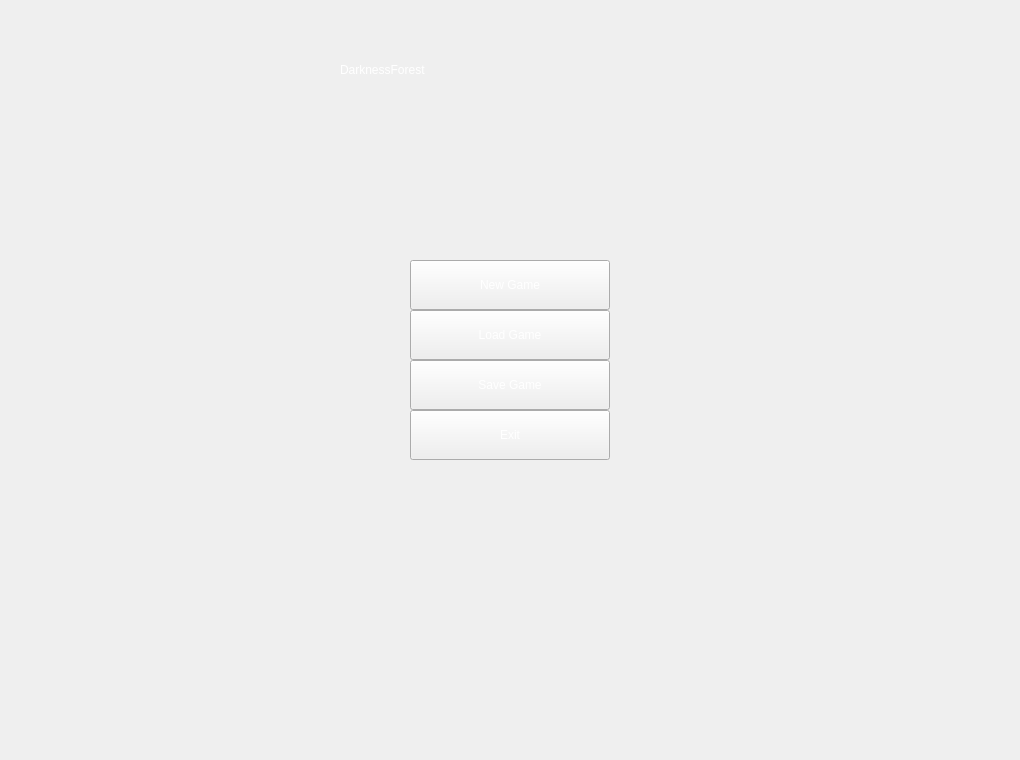
<?xml version="1.0" encoding="UTF-8"?>
<ui version="4.0">
 <class>MainWidget</class>
 <widget class="QWidget" name="MainWidget">
  <property name="windowModality">
   <enum>Qt::NonModal</enum>
  </property>
  <property name="enabled">
   <bool>true</bool>
  </property>
  <property name="geometry">
   <rect>
    <x>0</x>
    <y>0</y>
    <width>1020</width>
    <height>760</height>
   </rect>
  </property>
  <property name="sizePolicy">
   <sizepolicy hsizetype="Preferred" vsizetype="Preferred">
    <horstretch>0</horstretch>
    <verstretch>0</verstretch>
   </sizepolicy>
  </property>
  <property name="minimumSize">
   <size>
    <width>1020</width>
    <height>760</height>
   </size>
  </property>
  <property name="maximumSize">
   <size>
    <width>1020</width>
    <height>760</height>
   </size>
  </property>
  <property name="sizeIncrement">
   <size>
    <width>1020</width>
    <height>760</height>
   </size>
  </property>
  <property name="baseSize">
   <size>
    <width>1020</width>
    <height>760</height>
   </size>
  </property>
  <property name="focusPolicy">
   <enum>Qt::NoFocus</enum>
  </property>
  <property name="contextMenuPolicy">
   <enum>Qt::NoContextMenu</enum>
  </property>
  <property name="windowTitle">
   <string>DarknessForest</string>
  </property>
  <widget class="QStackedWidget" name="stackedWidget">
   <property name="geometry">
    <rect>
     <x>0</x>
     <y>0</y>
     <width>1020</width>
     <height>760</height>
    </rect>
   </property>
   <property name="maximumSize">
    <size>
     <width>1020</width>
     <height>760</height>
    </size>
   </property>
   <property name="sizeIncrement">
    <size>
     <width>1020</width>
     <height>760</height>
    </size>
   </property>
   <property name="baseSize">
    <size>
     <width>1020</width>
     <height>760</height>
    </size>
   </property>
   <property name="focusPolicy">
    <enum>Qt::StrongFocus</enum>
   </property>
   <property name="contextMenuPolicy">
    <enum>Qt::DefaultContextMenu</enum>
   </property>
   <property name="styleSheet">
    <string notr="true"/>
   </property>
   <property name="frameShadow">
    <enum>QFrame::Plain</enum>
   </property>
   <property name="currentIndex">
    <number>0</number>
   </property>
   <widget class="QWidget" name="menuWidget">
    <property name="styleSheet">
     <string notr="true">background-image: url(:/images/DarkForest.jpg);</string>
    </property>
    <widget class="QPushButton" name="newGemeButton">
     <property name="geometry">
      <rect>
       <x>410</x>
       <y>260</y>
       <width>200</width>
       <height>50</height>
      </rect>
     </property>
     <property name="minimumSize">
      <size>
       <width>200</width>
       <height>50</height>
      </size>
     </property>
     <property name="contextMenuPolicy">
      <enum>Qt::ActionsContextMenu</enum>
     </property>
     <property name="styleSheet">
      <string notr="true">color: white;
font: 75 12pt &quot;Yu Gothic&quot;;
</string>
     </property>
     <property name="text">
      <string>New Game</string>
     </property>
    </widget>
    <widget class="QPushButton" name="loadGameButton">
     <property name="geometry">
      <rect>
       <x>410</x>
       <y>310</y>
       <width>200</width>
       <height>50</height>
      </rect>
     </property>
     <property name="styleSheet">
      <string notr="true">color: white;
font: 75 12pt &quot;Yu Gothic&quot;;</string>
     </property>
     <property name="text">
      <string>Load Game</string>
     </property>
    </widget>
    <widget class="QPushButton" name="saveGameButton">
     <property name="geometry">
      <rect>
       <x>410</x>
       <y>360</y>
       <width>200</width>
       <height>50</height>
      </rect>
     </property>
     <property name="styleSheet">
      <string notr="true">color: white;
font: 75 12pt &quot;Yu Gothic&quot;;</string>
     </property>
     <property name="text">
      <string>Save Game</string>
     </property>
    </widget>
    <widget class="QPushButton" name="exitGameButton">
     <property name="geometry">
      <rect>
       <x>410</x>
       <y>410</y>
       <width>200</width>
       <height>50</height>
      </rect>
     </property>
     <property name="styleSheet">
      <string notr="true">color: white;
font: 75 12pt &quot;Yu Gothic&quot;;</string>
     </property>
     <property name="text">
      <string>Exit</string>
     </property>
    </widget>
    <widget class="QLabel" name="label">
     <property name="geometry">
      <rect>
       <x>340</x>
       <y>40</y>
       <width>340</width>
       <height>60</height>
      </rect>
     </property>
     <property name="styleSheet">
      <string notr="true">background: transparent;
color: white;
font: italic 36pt &quot;Monotype Corsiva&quot;;
</string>
     </property>
     <property name="text">
      <string>DarknessForest</string>
     </property>
    </widget>
   </widget>
   <widget class="QWidget" name="newGameWidget"/>
   <widget class="QWidget" name="loadGameWidget"/>
   <widget class="QWidget" name="saveGameWidget"/>
  </widget>
 </widget>
 <resources/>
 <connections/>
</ui>
